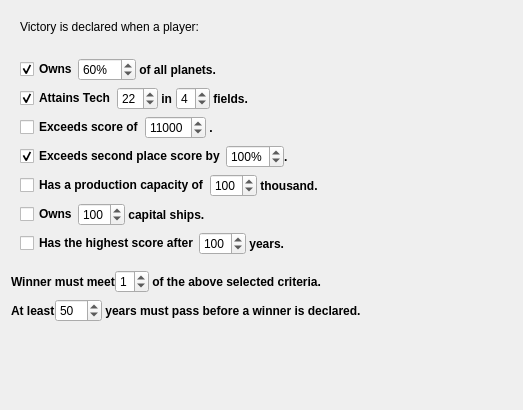
<?xml version="1.0" encoding="UTF-8"?>
<ui version="4.0">
 <class>AdvancedNewGameWizardPage3</class>
 <widget class="QWidget" name="AdvancedNewGameWizardPage3">
  <property name="geometry">
   <rect>
    <x>0</x>
    <y>0</y>
    <width>523</width>
    <height>410</height>
   </rect>
  </property>
  <property name="windowTitle">
   <string>Form</string>
  </property>
  <layout class="QVBoxLayout" name="verticalLayout">
   <item>
    <widget class="QWidget" name="widget" native="true">
     <layout class="QVBoxLayout" name="verticalLayout_2">
      <item>
       <widget class="QLabel" name="label">
        <property name="text">
         <string>Victory is declared when a player:</string>
        </property>
        <property name="textFormat">
         <enum>Qt::AutoText</enum>
        </property>
        <property name="alignment">
         <set>Qt::AlignLeading|Qt::AlignLeft|Qt::AlignVCenter</set>
        </property>
       </widget>
      </item>
     </layout>
    </widget>
   </item>
   <item>
    <widget class="QWidget" name="widget_2" native="true">
     <property name="sizePolicy">
      <sizepolicy hsizetype="Preferred" vsizetype="MinimumExpanding">
       <horstretch>0</horstretch>
       <verstretch>0</verstretch>
      </sizepolicy>
     </property>
     <layout class="QVBoxLayout" name="verticalLayout_3">
      <item>
       <widget class="QWidget" name="widget_3" native="true">
        <property name="sizePolicy">
         <sizepolicy hsizetype="Preferred" vsizetype="Preferred">
          <horstretch>0</horstretch>
          <verstretch>0</verstretch>
         </sizepolicy>
        </property>
        <layout class="QHBoxLayout" name="horizontalLayout">
         <property name="spacing">
          <number>0</number>
         </property>
         <property name="margin">
          <number>0</number>
         </property>
         <item>
          <widget class="QCheckBox" name="worldsCheck">
           <property name="font">
            <font>
             <weight>75</weight>
             <bold>true</bold>
            </font>
           </property>
           <property name="text">
            <string>Owns</string>
           </property>
           <property name="checked">
            <bool>true</bool>
           </property>
          </widget>
         </item>
         <item>
          <widget class="QSpinBox" name="worldsBox">
           <property name="suffix">
            <string>%</string>
           </property>
           <property name="minimum">
            <number>20</number>
           </property>
           <property name="maximum">
            <number>100</number>
           </property>
           <property name="value">
            <number>60</number>
           </property>
          </widget>
         </item>
         <item>
          <widget class="QLabel" name="label_4">
           <property name="font">
            <font>
             <weight>75</weight>
             <bold>true</bold>
            </font>
           </property>
           <property name="text">
            <string> of all planets.</string>
           </property>
          </widget>
         </item>
         <item>
          <spacer name="horizontalSpacer">
           <property name="orientation">
            <enum>Qt::Horizontal</enum>
           </property>
           <property name="sizeHint" stdset="0">
            <size>
             <width>40</width>
             <height>20</height>
            </size>
           </property>
          </spacer>
         </item>
        </layout>
       </widget>
      </item>
      <item>
       <widget class="QWidget" name="widget_4" native="true">
        <layout class="QHBoxLayout" name="horizontalLayout_2">
         <property name="spacing">
          <number>0</number>
         </property>
         <property name="margin">
          <number>0</number>
         </property>
         <item>
          <widget class="QCheckBox" name="techCheck">
           <property name="font">
            <font>
             <weight>75</weight>
             <bold>true</bold>
            </font>
           </property>
           <property name="text">
            <string>Attains Tech</string>
           </property>
           <property name="checked">
            <bool>true</bool>
           </property>
          </widget>
         </item>
         <item>
          <widget class="QSpinBox" name="techLevelBox">
           <property name="minimum">
            <number>8</number>
           </property>
           <property name="maximum">
            <number>26</number>
           </property>
           <property name="value">
            <number>22</number>
           </property>
          </widget>
         </item>
         <item>
          <widget class="QLabel" name="label_5">
           <property name="font">
            <font>
             <weight>75</weight>
             <bold>true</bold>
            </font>
           </property>
           <property name="text">
            <string> in </string>
           </property>
          </widget>
         </item>
         <item>
          <widget class="QSpinBox" name="techCountBox">
           <property name="minimum">
            <number>2</number>
           </property>
           <property name="maximum">
            <number>6</number>
           </property>
           <property name="value">
            <number>4</number>
           </property>
          </widget>
         </item>
         <item>
          <widget class="QLabel" name="label_6">
           <property name="font">
            <font>
             <weight>75</weight>
             <bold>true</bold>
            </font>
           </property>
           <property name="text">
            <string> fields.</string>
           </property>
          </widget>
         </item>
         <item>
          <spacer name="horizontalSpacer_2">
           <property name="orientation">
            <enum>Qt::Horizontal</enum>
           </property>
           <property name="sizeHint" stdset="0">
            <size>
             <width>40</width>
             <height>20</height>
            </size>
           </property>
          </spacer>
         </item>
        </layout>
       </widget>
      </item>
      <item>
       <widget class="QWidget" name="widget_5" native="true">
        <layout class="QHBoxLayout" name="horizontalLayout_3">
         <property name="spacing">
          <number>0</number>
         </property>
         <property name="margin">
          <number>0</number>
         </property>
         <item>
          <widget class="QCheckBox" name="scoreCheck">
           <property name="font">
            <font>
             <weight>75</weight>
             <bold>true</bold>
            </font>
           </property>
           <property name="text">
            <string>Exceeds score of</string>
           </property>
          </widget>
         </item>
         <item>
          <widget class="QSpinBox" name="scoreBox">
           <property name="minimum">
            <number>1000</number>
           </property>
           <property name="maximum">
            <number>20000</number>
           </property>
           <property name="value">
            <number>11000</number>
           </property>
          </widget>
         </item>
         <item>
          <widget class="QLabel" name="label_7">
           <property name="font">
            <font>
             <weight>75</weight>
             <bold>true</bold>
            </font>
           </property>
           <property name="text">
            <string> .</string>
           </property>
          </widget>
         </item>
         <item>
          <spacer name="horizontalSpacer_3">
           <property name="orientation">
            <enum>Qt::Horizontal</enum>
           </property>
           <property name="sizeHint" stdset="0">
            <size>
             <width>40</width>
             <height>20</height>
            </size>
           </property>
          </spacer>
         </item>
        </layout>
       </widget>
      </item>
      <item>
       <widget class="QWidget" name="widget_6" native="true">
        <layout class="QHBoxLayout" name="horizontalLayout_4">
         <property name="spacing">
          <number>0</number>
         </property>
         <property name="margin">
          <number>0</number>
         </property>
         <item>
          <widget class="QCheckBox" name="times2ndCheck">
           <property name="font">
            <font>
             <weight>75</weight>
             <bold>true</bold>
            </font>
           </property>
           <property name="text">
            <string>Exceeds second place score by</string>
           </property>
           <property name="checked">
            <bool>true</bool>
           </property>
          </widget>
         </item>
         <item>
          <widget class="QSpinBox" name="times2ndBox">
           <property name="suffix">
            <string>%</string>
           </property>
           <property name="minimum">
            <number>20</number>
           </property>
           <property name="maximum">
            <number>300</number>
           </property>
           <property name="value">
            <number>100</number>
           </property>
          </widget>
         </item>
         <item>
          <widget class="QLabel" name="label_8">
           <property name="font">
            <font>
             <weight>75</weight>
             <bold>true</bold>
            </font>
           </property>
           <property name="text">
            <string>.</string>
           </property>
          </widget>
         </item>
         <item>
          <spacer name="horizontalSpacer_4">
           <property name="orientation">
            <enum>Qt::Horizontal</enum>
           </property>
           <property name="sizeHint" stdset="0">
            <size>
             <width>40</width>
             <height>20</height>
            </size>
           </property>
          </spacer>
         </item>
        </layout>
       </widget>
      </item>
      <item>
       <widget class="QWidget" name="widget_7" native="true">
        <layout class="QHBoxLayout" name="horizontalLayout_5">
         <property name="spacing">
          <number>0</number>
         </property>
         <property name="margin">
          <number>0</number>
         </property>
         <item>
          <widget class="QCheckBox" name="resourcesCheck">
           <property name="font">
            <font>
             <weight>75</weight>
             <bold>true</bold>
            </font>
           </property>
           <property name="text">
            <string>Has a production capacity of</string>
           </property>
          </widget>
         </item>
         <item>
          <widget class="QSpinBox" name="resourcesBox">
           <property name="minimum">
            <number>10</number>
           </property>
           <property name="maximum">
            <number>500</number>
           </property>
           <property name="value">
            <number>100</number>
           </property>
          </widget>
         </item>
         <item>
          <widget class="QLabel" name="label_9">
           <property name="font">
            <font>
             <weight>75</weight>
             <bold>true</bold>
            </font>
           </property>
           <property name="text">
            <string> thousand.</string>
           </property>
          </widget>
         </item>
         <item>
          <spacer name="horizontalSpacer_5">
           <property name="orientation">
            <enum>Qt::Horizontal</enum>
           </property>
           <property name="sizeHint" stdset="0">
            <size>
             <width>40</width>
             <height>20</height>
            </size>
           </property>
          </spacer>
         </item>
        </layout>
       </widget>
      </item>
      <item>
       <widget class="QWidget" name="widget_8" native="true">
        <layout class="QHBoxLayout" name="horizontalLayout_6">
         <property name="spacing">
          <number>0</number>
         </property>
         <property name="margin">
          <number>0</number>
         </property>
         <item>
          <widget class="QCheckBox" name="capShipsCheck">
           <property name="font">
            <font>
             <weight>75</weight>
             <bold>true</bold>
            </font>
           </property>
           <property name="text">
            <string>Owns</string>
           </property>
          </widget>
         </item>
         <item>
          <widget class="QSpinBox" name="capShipsBox">
           <property name="minimum">
            <number>10</number>
           </property>
           <property name="maximum">
            <number>300</number>
           </property>
           <property name="value">
            <number>100</number>
           </property>
          </widget>
         </item>
         <item>
          <widget class="QLabel" name="label_10">
           <property name="font">
            <font>
             <weight>75</weight>
             <bold>true</bold>
            </font>
           </property>
           <property name="text">
            <string> capital ships.</string>
           </property>
          </widget>
         </item>
         <item>
          <spacer name="horizontalSpacer_6">
           <property name="orientation">
            <enum>Qt::Horizontal</enum>
           </property>
           <property name="sizeHint" stdset="0">
            <size>
             <width>40</width>
             <height>20</height>
            </size>
           </property>
          </spacer>
         </item>
        </layout>
       </widget>
      </item>
      <item>
       <widget class="QWidget" name="widget_9" native="true">
        <layout class="QHBoxLayout" name="horizontalLayout_7">
         <property name="spacing">
          <number>0</number>
         </property>
         <property name="margin">
          <number>0</number>
         </property>
         <item>
          <widget class="QCheckBox" name="highScoreAtCheck">
           <property name="font">
            <font>
             <weight>75</weight>
             <bold>true</bold>
            </font>
           </property>
           <property name="text">
            <string>Has the highest score after</string>
           </property>
          </widget>
         </item>
         <item>
          <widget class="QSpinBox" name="highScoreAtBox">
           <property name="minimum">
            <number>30</number>
           </property>
           <property name="maximum">
            <number>900</number>
           </property>
           <property name="value">
            <number>100</number>
           </property>
          </widget>
         </item>
         <item>
          <widget class="QLabel" name="label_11">
           <property name="font">
            <font>
             <weight>75</weight>
             <bold>true</bold>
            </font>
           </property>
           <property name="text">
            <string> years.</string>
           </property>
          </widget>
         </item>
         <item>
          <spacer name="horizontalSpacer_7">
           <property name="orientation">
            <enum>Qt::Horizontal</enum>
           </property>
           <property name="sizeHint" stdset="0">
            <size>
             <width>40</width>
             <height>20</height>
            </size>
           </property>
          </spacer>
         </item>
        </layout>
       </widget>
      </item>
     </layout>
    </widget>
   </item>
   <item>
    <widget class="QWidget" name="widget_10" native="true">
     <layout class="QHBoxLayout" name="horizontalLayout_8">
      <property name="spacing">
       <number>0</number>
      </property>
      <property name="margin">
       <number>0</number>
      </property>
      <item>
       <widget class="QLabel" name="label_2">
        <property name="font">
         <font>
          <weight>75</weight>
          <bold>true</bold>
         </font>
        </property>
        <property name="text">
         <string>Winner must meet</string>
        </property>
       </widget>
      </item>
      <item>
       <widget class="QSpinBox" name="countBox">
        <property name="maximum">
         <number>3</number>
        </property>
        <property name="value">
         <number>1</number>
        </property>
       </widget>
      </item>
      <item>
       <widget class="QLabel" name="label_12">
        <property name="font">
         <font>
          <weight>75</weight>
          <bold>true</bold>
         </font>
        </property>
        <property name="text">
         <string> of the above selected criteria.</string>
        </property>
       </widget>
      </item>
      <item>
       <spacer name="horizontalSpacer_8">
        <property name="orientation">
         <enum>Qt::Horizontal</enum>
        </property>
        <property name="sizeHint" stdset="0">
         <size>
          <width>40</width>
          <height>20</height>
         </size>
        </property>
       </spacer>
      </item>
     </layout>
    </widget>
   </item>
   <item>
    <widget class="QWidget" name="widget_11" native="true">
     <layout class="QHBoxLayout" name="horizontalLayout_9">
      <property name="spacing">
       <number>0</number>
      </property>
      <property name="margin">
       <number>0</number>
      </property>
      <item>
       <widget class="QLabel" name="label_3">
        <property name="font">
         <font>
          <weight>75</weight>
          <bold>true</bold>
         </font>
        </property>
        <property name="text">
         <string>At least</string>
        </property>
       </widget>
      </item>
      <item>
       <widget class="QSpinBox" name="starsBox">
        <property name="minimum">
         <number>30</number>
        </property>
        <property name="maximum">
         <number>500</number>
        </property>
        <property name="value">
         <number>50</number>
        </property>
       </widget>
      </item>
      <item>
       <widget class="QLabel" name="label_13">
        <property name="font">
         <font>
          <weight>75</weight>
          <bold>true</bold>
         </font>
        </property>
        <property name="text">
         <string> years must pass before a winner is declared.</string>
        </property>
       </widget>
      </item>
      <item>
       <spacer name="horizontalSpacer_9">
        <property name="orientation">
         <enum>Qt::Horizontal</enum>
        </property>
        <property name="sizeHint" stdset="0">
         <size>
          <width>40</width>
          <height>20</height>
         </size>
        </property>
       </spacer>
      </item>
     </layout>
    </widget>
   </item>
   <item>
    <spacer name="verticalSpacer">
     <property name="orientation">
      <enum>Qt::Vertical</enum>
     </property>
     <property name="sizeHint" stdset="0">
      <size>
       <width>20</width>
       <height>40</height>
      </size>
     </property>
    </spacer>
   </item>
  </layout>
 </widget>
 <resources/>
 <connections/>
</ui>
